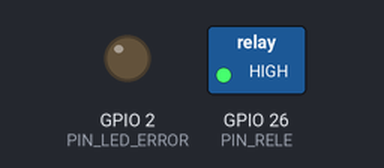
This sketch was run on a simulated ESP32. On the bench: switched loads named in the sketch (green lamp = pin HIGH), output pins drawn as LEDs (lit = HIGH). WiFi joins after 1.5 s; servers stay silent unless stated; what the sketch prints to the serial monitor is not drawn.

Above: at 0.1 s.
At 1.8 s:
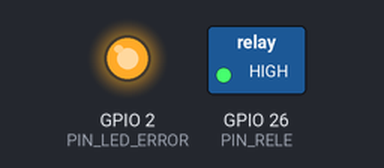
Timing chart, 0 to 3.3 s (numbered marks = the images above):
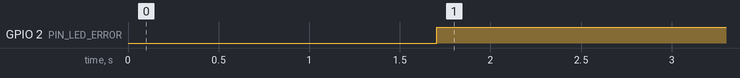

Measured:
- by itself, GPIO 2 (PIN_LED_ERROR): LOW → HIGH at 1.7 s

The sketch:

esp32_maquina.ino
```cpp
// EJEMPLO de referencia: ESP32 de una máquina que corta la energía con un relé.
// Pregunta al backend si su zona tiene la máquina activa; si no, abre el relé.
// Contrato completo: docs/API.md

#include <WiFi.h>
#include <HTTPClient.h>
#include <ArduinoJson.h>

// ----- Completar con tus datos (NO subir claves reales al repo) -----
const char* WIFI_SSID  = "TU_WIFI";
const char* WIFI_CLAVE = "TU_CLAVE_WIFI";
const char* URL_BASE   = "http://192.168.0.10:5000/api";
const char* ROBOT_KEY  = "PEGAR_ROBOT_API_KEY";
const int   ZONA_ID    = 1;               // la zona donde está esta máquina

const int PIN_RELE = 26;                  // HIGH = máquina con energía (según tu módulo, puede ser al revés)
const int PIN_LED_ERROR = 2;              // se enciende si no hay conexión con el backend
const unsigned long CADA_MS = 1500;
unsigned long ultimaConsulta = 0;

void setup() {
  Serial.begin(115200);
  pinMode(PIN_RELE, OUTPUT);
  pinMode(PIN_LED_ERROR, OUTPUT);
  digitalWrite(PIN_RELE, HIGH);           // arranca habilitada
  WiFi.begin(WIFI_SSID, WIFI_CLAVE);
  while (WiFi.status() != WL_CONNECTED) { delay(300); Serial.print("."); }
}

void loop() {
  if (millis() - ultimaConsulta < CADA_MS) return;
  ultimaConsulta = millis();

  HTTPClient http;
  http.begin(String(URL_BASE) + "/zones/" + ZONA_ID + "/maquina");
  http.addHeader("X-API-KEY", ROBOT_KEY);
  int codigo = http.GET();

  if (codigo == 200) {
    JsonDocument doc;
    if (!deserializeJson(doc, http.getString())) {
      bool activa = doc["maquina_activa"];
      digitalWrite(PIN_RELE, activa ? HIGH : LOW);   // false = CORTAR la máquina
      digitalWrite(PIN_LED_ERROR, LOW);
    }
  } else {
    // Sin conexión o error: se deja la máquina como está y se avisa con el LED.
    // Definir con el equipo si en este caso conviene cortarla por seguridad.
    digitalWrite(PIN_LED_ERROR, HIGH);
    Serial.printf("Error HTTP %d\n", codigo);
  }
  http.end();
}
```
